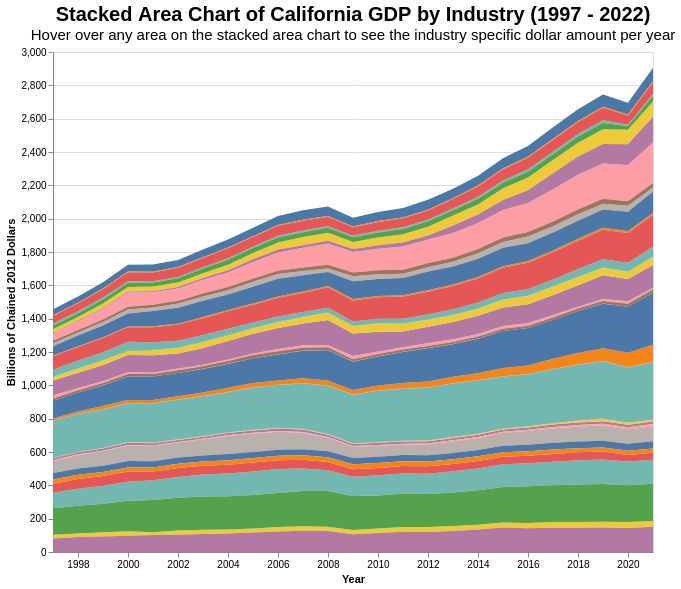

Here is the Vega-Lite specification saved for this chart:
### Vega-Lite specification from a JSON file in a GitHub repository (floating-point values rounded to 4 significant figures; data arrays with more than 128 entries replaced by an {"elided": "..."} marker saying what was removed)
{"usermeta": {"embedOptions": {"theme": "fivethirtyeight"}}, "config": {"view": {"continuousWidth": 400, "continuousHeight": 300}}, "data": {"name": "data-94104e001a668fccf5d206da23eed756"}, "mark": "area", "encoding": {"color": {"field": "Industry", "legend": null, "title": "Industry", "type": "nominal"}, "tooltip": [{"field": "Industry", "title": "Industry", "type": "nominal"}, {"field": "Year2", "title": "Year", "type": "ordinal"}, {"field": "GDP", "format": "$,.2f", "title": "GDP", "type": "quantitative"}], "x": {"axis": {"grid": false}, "field": "Year", "title": "Year", "type": "temporal"}, "y": {"axis": {"grid": true}, "field": "yaxis", "stack": "zero", "title": "Billions of Chained 2012 Dollars", "type": "quantitative"}}, "height": 500, "title": {"text": "Stacked Area Chart of California GDP by Industry (1997 - 2022)", "fontSize": 20, "subtitle": "Hover over any area on the stacked area chart to see the industry specific dollar amount per year", "subtitleFontSize": 15}, "width": 600, "$schema": "https://vega.github.io/schema/vega-lite/v4.17.0.json", "datasets": {"data-94104e001a668fccf5d206da23eed756": {"elided": "925 records"}}}
